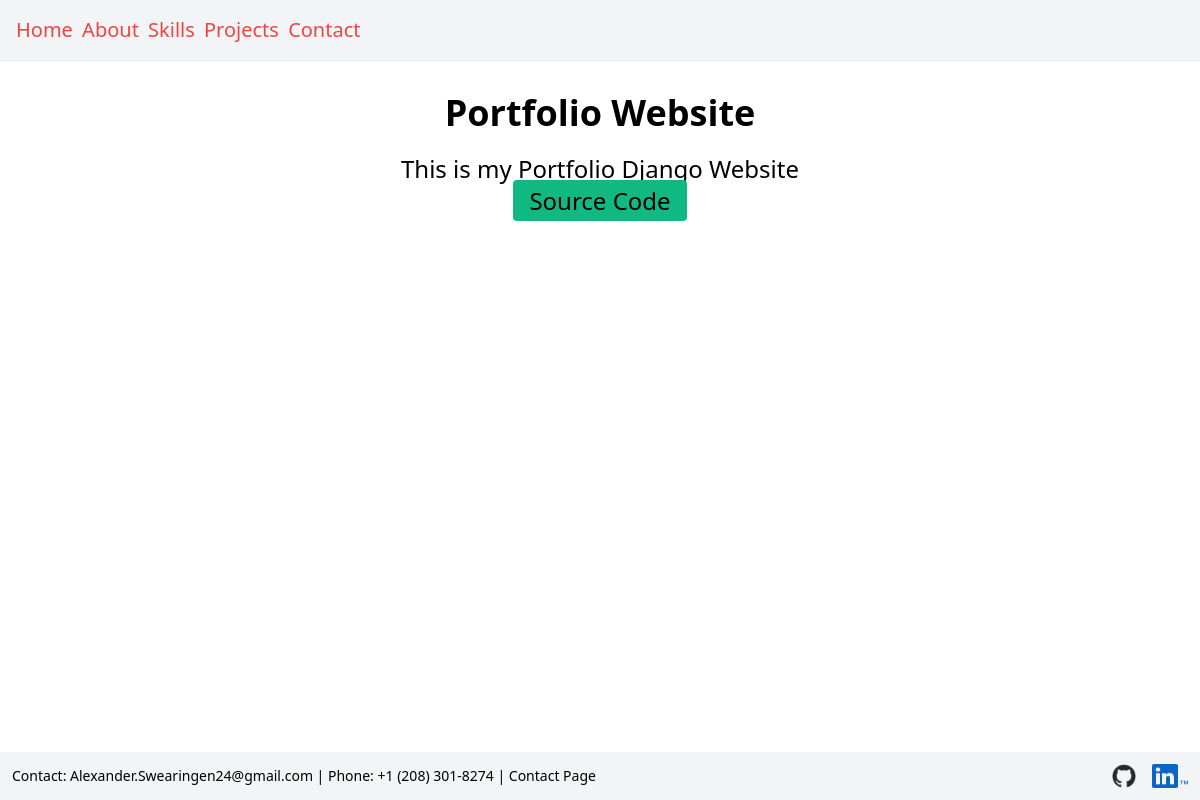
/projects/1/, run on the app's committed database.
### portfo/models.py (models this page shows, shortened)
class Project(models.Model):
    name = models.CharField(max_length=100)
    description = models.TextField(blank=True, null=True)
    source_code = models.URLField(blank=True, null=True)

### portfo/views.py (the view)
# urls.py: path('projects/<int:pk>/', ProjectDetailView.as_view(), name='project-detail'),
class ProjectDetailView(DetailView):
    model = Project

### portfo/templates/portfo/project_detail.html (shortened to what this page needs)
{% extends "portfo/_base.html" %}
{% block content %}
    <header class="text-center">
        <h1 class="text-4xl font-bold mb-4">{{ project.name }}</h1>
    </header>
    <section class="text-center mt-5 text-2xl">
        {{ project.description }}
        <br>
        <a href="{{ project.source_code }}" target="_blank" rel="noopener noreferrer" class="bg-green-500 px-4 py-1 rounded hover:cursor-pointer hover:bg-green-600">Source Code</a>
    </section>
{% endblock content %}

### data on the page
Project: name "Portfolio Website", description "This is my Portfolio Django Website"
